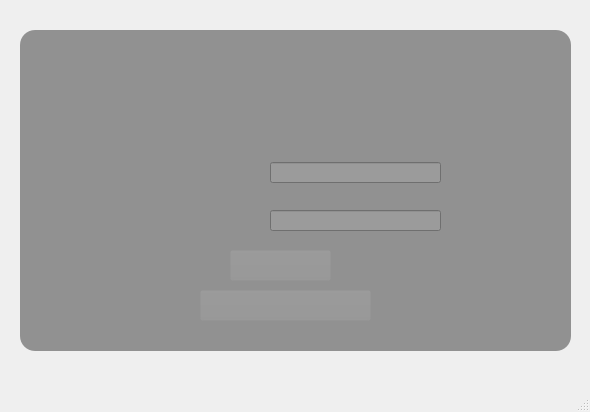
<?xml version="1.0" encoding="UTF-8"?>
<ui version="4.0">
 <class>MainWindow</class>
 <widget class="QMainWindow" name="MainWindow">
  <property name="geometry">
   <rect>
    <x>0</x>
    <y>0</y>
    <width>590</width>
    <height>412</height>
   </rect>
  </property>
  <property name="windowTitle">
   <string>MainWindow</string>
  </property>
  <property name="styleSheet">
   <string notr="true">border-image: url(:/img/inicio_registro.png);</string>
  </property>
  <widget class="QWidget" name="centralwidget">
   <widget class="QLineEdit" name="usuario">
    <property name="geometry">
     <rect>
      <x>270</x>
      <y>162</y>
      <width>171</width>
      <height>21</height>
     </rect>
    </property>
    <property name="styleSheet">
     <string notr="true">background-color: rgb(255, 255, 255);
border-bottom-color: rgb(0, 170, 255);
border-color: rgb(0, 170, 255);
gridline-color: rgb(0, 170, 255);
</string>
    </property>
    <property name="text">
     <string/>
    </property>
    <property name="placeholderText">
     <string/>
    </property>
   </widget>
   <widget class="QLineEdit" name="password">
    <property name="geometry">
     <rect>
      <x>270</x>
      <y>210</y>
      <width>171</width>
      <height>21</height>
     </rect>
    </property>
    <property name="styleSheet">
     <string notr="true">background-color: rgb(255, 255, 255);
border-bottom-color: rgb(0, 170, 255);
border-color: rgb(0, 170, 255);
gridline-color: rgb(0, 170, 255);
</string>
    </property>
   </widget>
   <widget class="QPushButton" name="btn_registrarse">
    <property name="geometry">
     <rect>
      <x>200</x>
      <y>290</y>
      <width>171</width>
      <height>31</height>
     </rect>
    </property>
    <property name="styleSheet">
     <string notr="true">background-color: rgba(255, 255, 255, 0);</string>
    </property>
    <property name="text">
     <string/>
    </property>
   </widget>
   <widget class="QLabel" name="label">
    <property name="geometry">
     <rect>
      <x>0</x>
      <y>10</y>
      <width>591</width>
      <height>371</height>
     </rect>
    </property>
    <property name="styleSheet">
     <string notr="true"/>
    </property>
    <property name="text">
     <string/>
    </property>
   </widget>
   <widget class="QPushButton" name="btn_login">
    <property name="geometry">
     <rect>
      <x>230</x>
      <y>250</y>
      <width>101</width>
      <height>31</height>
     </rect>
    </property>
    <property name="styleSheet">
     <string notr="true">background-color: rgba(255, 255, 255, 0);</string>
    </property>
    <property name="text">
     <string/>
    </property>
   </widget>
   <widget class="QLabel" name="label_2">
    <property name="geometry">
     <rect>
      <x>20</x>
      <y>30</y>
      <width>551</width>
      <height>321</height>
     </rect>
    </property>
    <property name="styleSheet">
     <string notr="true">background-color:rgba(0, 0, 0, 100);
border-radius:15px;</string>
    </property>
    <property name="text">
     <string/>
    </property>
   </widget>
   <zorder>label</zorder>
   <zorder>usuario</zorder>
   <zorder>password</zorder>
   <zorder>btn_registrarse</zorder>
   <zorder>btn_login</zorder>
   <zorder>label_2</zorder>
  </widget>
  <widget class="QMenuBar" name="menubar">
   <property name="geometry">
    <rect>
     <x>0</x>
     <y>0</y>
     <width>590</width>
     <height>21</height>
    </rect>
   </property>
  </widget>
  <widget class="QStatusBar" name="statusbar"/>
 </widget>
 <resources>
  <include location="../../../../../QT DESIGNER TRABAJOS/2.qrc"/>
  <include location="img_rc.qrc"/>
 </resources>
 <connections/>
</ui>
